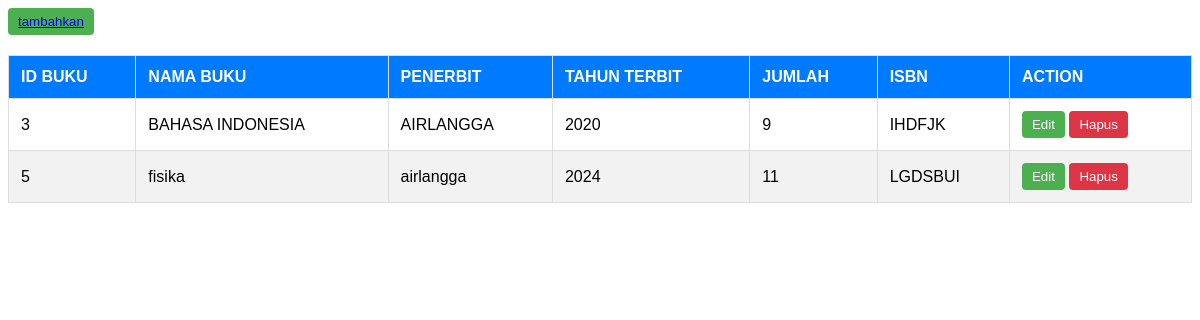
/data_table/index.php, run on the app's committed database.
### tables this page shows
CREATE TABLE `buku` (
  `id_buku` int(10) NOT NULL,
  `nama_buku` varchar(25) NOT NULL,
  `penerbit` varchar(25) NOT NULL,
  `tahun_terbit` int(25) NOT NULL,
  `jumlah` int(11) NOT NULL,
  `isbn` varchar(45) NOT NULL
);

### data_table/index.php (the view, shortened to what this page needs)
<?php
$db_host = 'localhost';
$db_user = 'root';
$db_pass = '';
$db_name = 'perpus';
$conn = mysqli_connect($db_host, $db_user, $db_pass, $db_name);
$sql = 'SELECT id_buku, nama_buku, penerbit, tahun_terbit, jumlah, isbn
        FROM buku';
$query = mysqli_query($conn, $sql);
echo '
<button class="btn-edit" ><a href="http://localhost/perpus/data_table/form.php/">tambahkan</a></button>
<table>
        <thead>
            <tr>
                <th>ID BUKU</th>
                <th>NAMA BUKU</th>
                <th>PENERBIT</th>
                <th>TAHUN TERBIT</th>
                <th>JUMLAH</th>
                <th>ISBN</th>
                <th>ACTION</th>
            </tr>
        </thead>
        <tbody>';
while ($row = mysqli_fetch_array($query)) {
    echo '<tr>
            <td>' . $row['id_buku'] . '</td>
            <td>' . $row['nama_buku'] . '</td>
            <td>' . $row['penerbit'] . '</td>
            <td>' . $row['tahun_terbit'] . '</td>
            <td>' . $row['jumlah'] . '</td>
            <td>' . $row['isbn'] . '</td>
            <td>
                <button class="btn-edit" onclick="editBook(' . $row['id_buku'] . ')">Edit</button>
                <button class="btn-delete" onclick="deleteBook(' . $row['id_buku'] . ')">Hapus</button>
            </td>
          </tr>';
}
echo '</tbody>
    </table>';
?>

### data_table/index.php (style rules this page uses)
table { width: 100%; border-collapse: collapse; margin-top: 20px; font-family: Arial, sans-serif; }
th, td { border: 1px solid #dddddd; text-align: left; padding: 12px; }
th { background-color: #007bff; color: white; }
tr:nth-child(even) { background-color: #f2f2f2; }
.btn-edit, .btn-delete { padding: 6px 10px; border: none; border-radius: 4px; cursor: pointer; transition: background-color 0.3s ease; }
.btn-edit { background-color: #4CAF50; color: white; }
.btn-delete { background-color: #dc3545; color: white; }

### data on the page
buku: id_buku "3", nama_buku "BAHASA INDONESIA", penerbit "AIRLANGGA", tahun_terbit "2020", jumlah "9", isbn "IHDFJK"
buku: id_buku "5", nama_buku "fisika", penerbit "airlangga", tahun_terbit "2024", jumlah "11", isbn "LGDSBUI"
